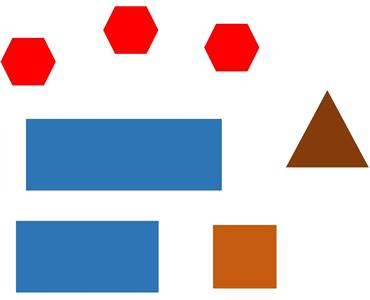
#> input picture SimpleIdentificationOfGeometricFigures/shapes.jpg, 370 x 300 px
$ jupyter execute 'Simple Identification of Geometric Figures.ipynb'
#> lines starting #> are read from the running program, lines starting #| are printed output that depends on the picture; after the words box and inside, x2 and y2 are one past the last pixel; in counts of white or black regions, pixels touching at a corner belong together
# Simple Identification of Geometric Figures

##  Create a script in OpenCV-Python that can identify hexagons, triangles, rectangles, squares in attached image "shapes.jpg"

Have the script draw the outlines around the found figures and display a "text label" at each found figure describing the type of figure. To draw / highlight the outline around a figure, you can use cv2.drawContours. To print print "text labels" you can use cv2.putText. Check the OpenCV-Python manual for more info!

The solution can be simplified in such a way that you assume in the script that if a found closed contour has:

* 3 corners => triangle
* 4 corners => rectangle or square
* 6 corners => hexagon

To find out if a found quadrilateral is a square or a rectangle, you can use the cv2.boundingRect function (give the contour of the quadrilateral as a parameter) to examine the width and height of the quadrilateral. If the width is about the same as the height, you can assume that it is a square, otherwise a rectangle!

[cell 1]
# Import libraries
import cv2 as cv
import numpy as np
from matplotlib import pyplot as plt
import scipy.ndimage as ndimage

[cell 2]
shapes = cv.imread('shapes.jpg') # Load in image
#> shapes is the input picture: shape (300, 370, 3); mean B, G, R 208.4, 198.7, 202.8
imgray = cv.cvtColor(shapes, cv.COLOR_BGR2GRAY) # Apply grey scale to image
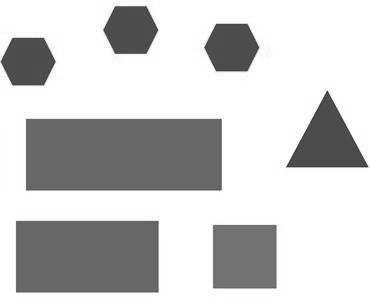
#> imgray: shape (300, 370); min 45, max 255, mean 201.1
ret, thresh = cv.threshold(imgray, 127, 255, 0) # Apply threshold
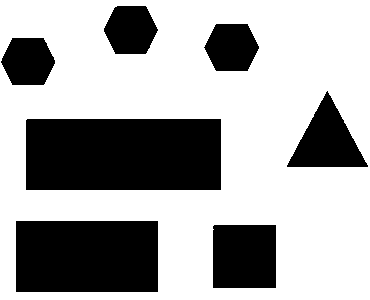
#> thresh: shape (300, 370); 66.6% white; 7 black regions
contours, hierarchy = cv.findContours(thresh, cv.RETR_TREE, cv.CHAIN_APPROX_SIMPLE) # Find all countours of the image
#> contours = 8 contours; box (x1, y1, x2, y2) and area: (0, 0, 370, 300) 110331, (25, 118, 222, 191) 14108, (15, 220, 159, 293) 10294, (212, 224, 277, 289) 4092, (286, 90, 369, 168) 3252, (103, 5, 159, 55) 2116, (203, 23, 260, 72) 2111, (0, 37, 56, 86) 2100
contours.pop(0) # Remove first element (it is the whole image corners)

# Check each countour then label and draw the outlines
for cont in contours:
    # Approximate the polygon, use arclenght to calculate the error margin epsilon
    perimeter = cv.arcLength(cont,True)
    epsilon = 0.01*perimeter
    approx = cv.approxPolyDP(cont,epsilon,True)

    # Variables for cv.putText
    font =  cv.FONT_HERSHEY_PLAIN
    fontSize = 1.0
    fontColor = (0, 0, 0)
    fontThickness = 1

    # Check for amount of coordinates to decide what shape the polygon is
    if(len(approx) == 3): # Triangle
        cv.drawContours(shapes, [approx], -1, (0,255,0), 2)
        cv.putText(shapes, "Triangle", (approx[2][0][0], approx[2][0][1]), font, fontSize, fontColor, fontThickness)

    elif(len(approx) == 4):# Rectangle or Square
        cv.drawContours(shapes, [approx], -1, (0,255,0), 2)

        # Check if width is almost the same as height (=Square) (error margin 5%)
        (x, y, w, h) = cv.boundingRect(approx)
        if(w/h < 1.05 and  h/w < 1.05): # Square
            cv.putText(shapes, "Square", (approx[3][0][0], approx[3][0][1]), font, fontSize, fontColor, fontThickness)
        else: # Rectangle
            cv.putText(shapes, "Rectangle", (approx[3][0][0], approx[3][0][1]), font, fontSize, fontColor, fontThickness)

    elif(len(approx) == 6): # Hexagon
        cv.drawContours(shapes, [approx], -1, (0,255,0), 2)
        cv.putText(shapes, "Hexagon", (approx[4][0][0], approx[2][0][1]), font, fontSize, fontColor, fontThickness)
#> this loop made 7 passes
#> (perimeter, epsilon, approx, x, y, w, h) on passes 1 to 3: (253.9, 2.54, [[214, 224], [276, 225], [275, 288], [212, 287]], 212, 224, 65, 65), (427.7, 4.28, [[15, 221], [157, 220], [158, 291], [16, 292]], 15, 220, 144, 73), (533.1, 5.33, [[25, 120], [220, 118], [221, 189], [26, 190]], 25, 118, 197, 73)
#> (perimeter, epsilon) on passes 5 to 7: (177.9, 1.78), (178.7, 1.79), (178.1, 1.78)
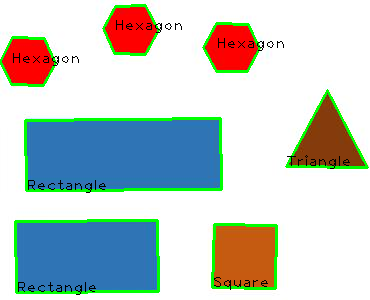
#> shapes: shape (300, 370, 3); 5.88% of pixels changed, all inside (x1, y1, x2, y2) = (0, 4, 369, 295)

#Show image
plt.figure(figsize = (20,20))
plt.imshow(cv.cvtColor(shapes, cv.COLOR_BGR2RGB))
plt.axis('off')
plt.show()

This script now can identify these 4 shapes and outline them. The script starts with turning the image to grayscale, then using a treshold and findContours to get all the geometric figures contour coordinates. After that the script goes through all the contours and approximates the shape with approxPolyDP. After that the script checks the amount of coordinates to check what shape it is and labels the polygon and outlines it. If the shape is a quadrilateral it will compare te width and height to be about the same and label it with rectangle or square depending on the width to height ratio. Lastly the script will show the image.

[cell 3]
shapes = cv.imread('test.jpg') # Load in image
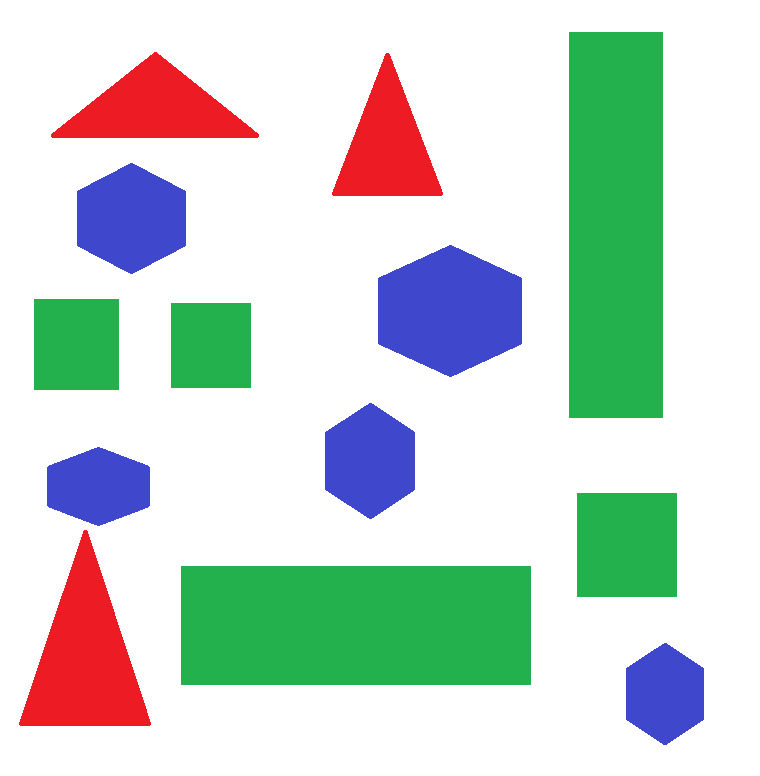
#> input picture SimpleIdentificationOfGeometricFigures/test.jpg, 760 x 776 px
#> shapes is the input picture: shape (776, 760, 3); mean B, G, R 208.4, 215.9, 201.4
imgray = cv.cvtColor(shapes, cv.COLOR_BGR2GRAY) # Apply grey scale to image
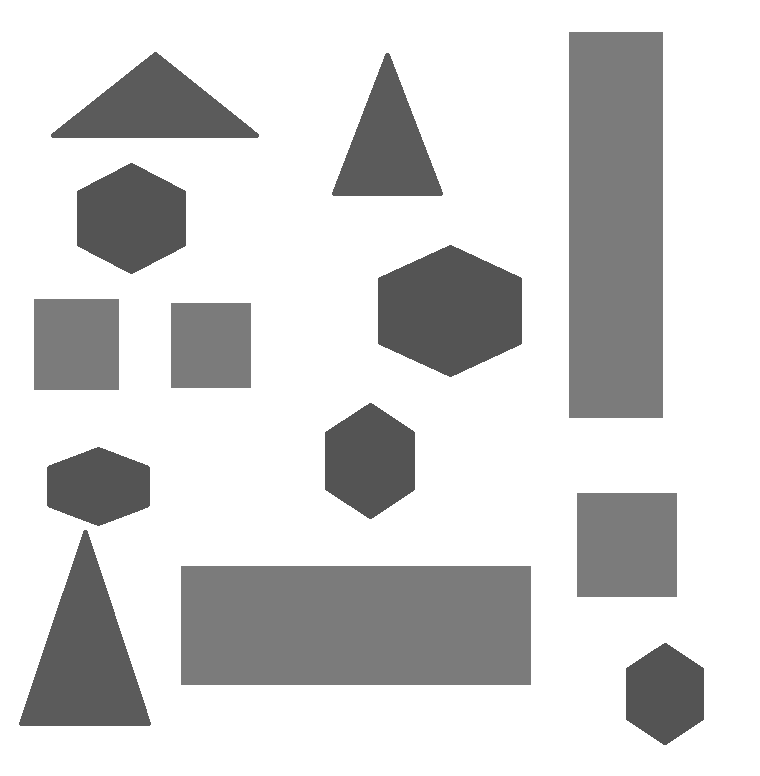
#> imgray: shape (776, 760); min 84, max 255, mean 210.7
ret, thresh = cv.threshold(imgray, 127, 255, 0) # Apply threshold
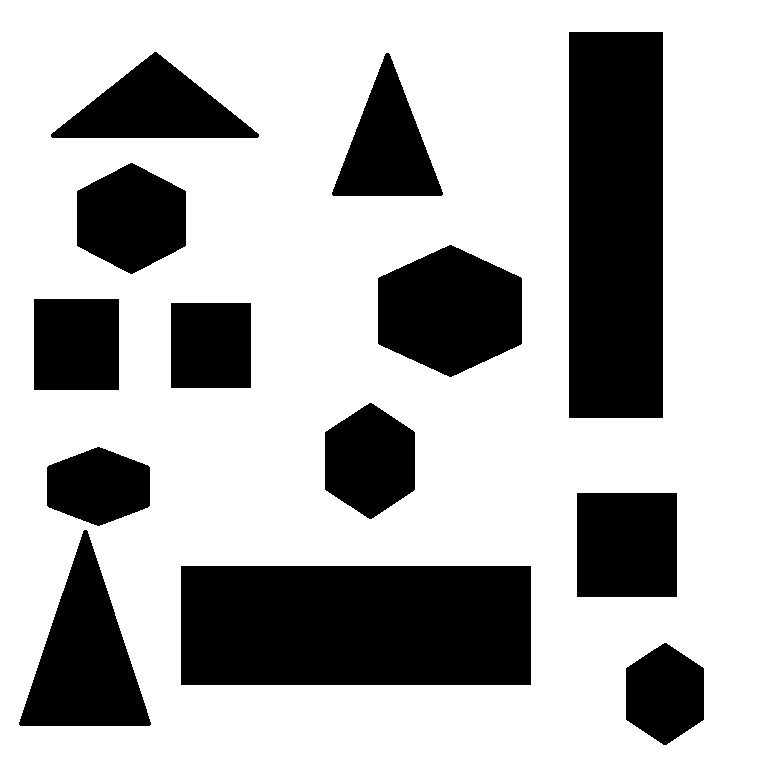
#> thresh: shape (776, 760); 69.9% white; 13 black regions
contours, hierarchy = cv.findContours(thresh, cv.RETR_TREE, cv.CHAIN_APPROX_SIMPLE) # Find all countours of the image
#> contours = 14 contours; largest, box (x1, y1, x2, y2) and area: (0, 0, 760, 776) 588225, (180, 565, 532, 686) 42118, (568, 31, 664, 419) 36763, (377, 244, 523, 378) 14515, (18, 529, 152, 727) 13718
contours.pop(0) # Remove first element (it is the whole image corners)

# Check each countour then label and draw the outlines
for cont in contours:
    # Approximate the polygon, use arclenght to calculate the error margin epsilon
    perimeter = cv.arcLength(cont,True)
    epsilon = 0.01*perimeter
    approx = cv.approxPolyDP(cont,epsilon,True)

    # Variables for cv.putText
    font =  cv.FONT_HERSHEY_PLAIN
    fontSize = 1.0
    fontColor = (0, 0, 0)
    fontThickness = 1

    # Check for amount of coordinates to decide what shape the polygon is
    if(len(approx) == 3): # Triangle
        cv.drawContours(shapes, [approx], -1, (0,255,0), 2)
        cv.putText(shapes, "Triangle", (approx[2][0][0], approx[2][0][1]), font, fontSize, fontColor, fontThickness)

    elif(len(approx) == 4):# Rectangle or Square
        cv.drawContours(shapes, [approx], -1, (0,255,0), 2)

        # Check if width is almost the same as height (=Square) (error margin 5%)
        (x, y, w, h) = cv.boundingRect(approx)
        if(w/h < 1.05 and  h/w < 1.05): # Square
            cv.putText(shapes, "Square", (approx[3][0][0], approx[3][0][1]), font, fontSize, fontColor, fontThickness)
        else: # Rectangle
            cv.putText(shapes, "Rectangle", (approx[3][0][0], approx[3][0][1]), font, fontSize, fontColor, fontThickness)

    elif(len(approx) == 6): # Hexagon
        cv.drawContours(shapes, [approx], -1, (0,255,0), 2)
        cv.putText(shapes, "Hexagon", (approx[4][0][0], approx[2][0][1]), font, fontSize, fontColor, fontThickness)
#> this loop made 13 passes
#> (perimeter, epsilon, approx, x, y, w, h) on passes 2, 4, 7, 8, 13: (939.7, 9.4, [[180, 566], [530, 565], [531, 684], [181, 685]], 180, 565, 352, 121), (409.7, 4.1, [[577, 492], [677, 493], [676, 597], [576, 596]], 576, 492, 102, 106), (331.7, 3.32, [[171, 302], [251, 303], [250, 388], [170, 387]], 170, 302, 82, 87), (353.7, 3.54, [[34, 298], [119, 299], [118, 390], [33, 389]], 33, 298, 87, 93), (961.7, 9.62, [[569, 31], [663, 32], [662, 418], [568, 417]], 568, 31, 96, 388)
#> (perimeter, epsilon) on passes 1, 5, 6, 9, 10: (303.1, 3.03), (318.8, 3.19), (345.7, 3.46), (476.3, 4.76), (376, 3.76)
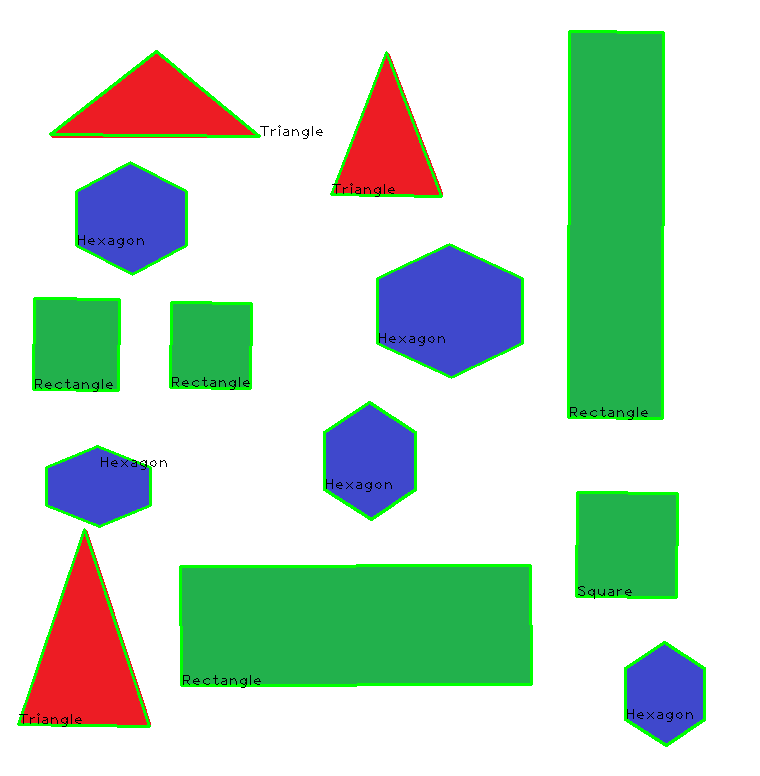
#> shapes: shape (776, 760, 3); 3.37% of pixels changed, all inside (x1, y1, x2, y2) = (17, 30, 706, 747)

#Show image
plt.figure(figsize = (20,20))
plt.imshow(cv.cvtColor(shapes, cv.COLOR_BGR2RGB))
plt.axis('off')
plt.show()
